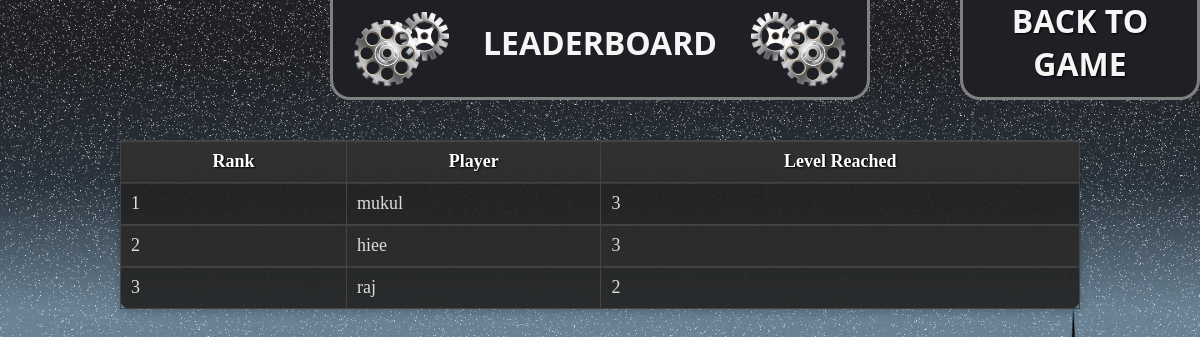
The app's page /Leaderboard/ with its own data.
### dev/models.py (models this page shows, shortened)
class LeaderboardEntry(models.Model):
    user = models.ForeignKey(User, on_delete=models.CASCADE)
    level = models.IntegerField()

class User(AbstractUser):
    ROLE_CHOICES = (
        ('participant', 'Participant'),
        ('admin', 'Admin'),
    )
    role = models.CharField(max_length=11, choices=ROLE_CHOICES, default='participant')  # Corrected max_length to fit the longest choice
    groups = models.ManyToManyField(
        Group,
        related_name='custom_user_set',
        blank=True,
    )
    user_permissions = models.ManyToManyField(
        Permission,
        related_name='custom_user_permissions_set',
        blank=True,
    )

### dev/views.py (the view)
# urls.py: path('Leaderboard/', views.leaderboard, name='Leaderboard'),
def leaderboard(request):
    leaderboard_entries = LeaderboardEntry.objects.all().order_by('-level')
    return render(request, 'html/Leaderboard.html', {'leaderboard': leaderboard_entries})

### dev/templates/html/Leaderboard.html (shortened to what this page needs)
{% load static %}
<!DOCTYPE html>
<html lang="en">
<head>
    <link rel="stylesheet" href="{% static 'css/style.css' %}">
</head>
<body>
    <div class="fixed-elements">
        <header class="header">
            <img src="{% static 'images/Group 240.svg' %}" alt="Left Element" class="left-svg">
            <h1 class="header-heading">LEADERBOARD</h1>
            <img src="{% static 'images/Group 239.svg' %}" alt="Right Element" class="right-svg">
        </header>
        <header class="Register">
            <h1 class="Leaderboard-heading"><a href="{% url 'home' %}" style="color: inherit; text-decoration: none;">BACK TO GAME</a></h1>
        </header>
    </div>
    <main class="scrollable-content">
        <section class="main-content">
            <table>
                <thead>
                    <tr>
                        <th>Rank</th>
                        <th>Player</th>
                        <th>Level Reached</th>
                    </tr>
                </thead>
                <tbody>
                    {% for entry in leaderboard %}
                    <tr>
                        <td class="text-center">{{ forloop.counter }}</td>
                        <td class="text-center">{{ entry.user.username }}</td>
                        <td class="text-center">{{ entry.level }}</td>
                    </tr>
                    {% endfor %}
                </tbody>
            </table>
        </section>
</body>
</html>

### dev/static/css/style.css (style rules this page uses)
* { margin: 0; padding: 0; box-sizing: border-box; }
body { min-height: 100vh; width: 100vw; overflow-x: hidden; position: relative; background: url('/static/images/CRACKHUNT.jpg') no-repeat center center fixed; background-size: cover; z-index: 0; }
.fixed-elements { position: fixed; top: 0; left: 0; width: 100%; height: 100vh; pointer-events: none; z-index: 2; }
.header { position: fixed; top: 0; left: 50%; transform: translateX(-50%); width: 45%; height: 100px; z-index: 1000; background-color: #1F2025; border-radius: 0 0 20px 20px; border: 3px solid gray; border-top: 0px; pointer-events: auto; }
.Register { position: fixed; top: 0; right: 0; width: 20%; height: 100px; z-index: 1000; background-color: #1F2025; border-radius: 0 0 20px 20px; border: 3px solid gray; border-top: 0px; pointer-events: auto; }
.Leaderboard-heading { text-align: center; margin: 0; position: relative; top: 43%; transform: translateY(-50%); color: whitesmoke; font-family: system-ui, -apple-system, BlinkMacSystemFont, 'Segoe UI', Roboto, Oxygen, Ubuntu, Cantarell, 'Open Sans', 'Helvetica Neue', sans-serif; font-size: 2rem; }
.left-svg { position: absolute; left: 0; top: 50%; transform: translateY(-50%); margin-left: 4%; }
.right-svg { position: absolute; right: 0; top: 50%; transform: translateY(-50%); margin-right: 4%; }
.header-heading { text-align: center; margin: 0; position: relative; top: 43%; transform: translateY(-50%); color: whitesmoke; font-family: system-ui, -apple-system, BlinkMacSystemFont, 'Segoe UI', Roboto, Oxygen, Ubuntu, Cantarell, 'Open Sans', 'Helvetica Neue', sans-serif; font-size: 2rem; }
.scrollable-content { position: relative; z-index: 1; pointer-events: auto; }
.main-content { min-height: 100vh; position: relative; padding-top: 120px; }
html { scroll-behavior: smooth; }

### dev/templates/html/Leaderboard.html (style rules this page uses)
table { width: 80%; margin: 20px auto; border-collapse: collapse; background-color: rgba(34, 34, 34, 0.9); box-shadow: 0 4px 8px rgba(0, 0, 0, 0.2); border-radius: 10px; }
th, td { padding: 10px; border: 1px solid #444; font-size: 18px; color: #ddd; box-shadow: inset 0 1px 0 rgba(255, 255, 255, 0.1); }
th { background: linear-gradient(to bottom, rgba(51, 51, 51, 0.9), rgba(51, 51, 51, 0.7)); color: white; text-shadow: 1px 1px 2px black; }
tr:nth-child(even) { background: rgba(46, 46, 46, 0.7); }
.Leaderboard-heading a { color: white; text-shadow: 1px 1px 2px black; }

### records on screen
LeaderboardEntry: user.username "mukul", level "3"
LeaderboardEntry: user.username "hiee", level "3"
LeaderboardEntry: user.username "raj", level "2"
